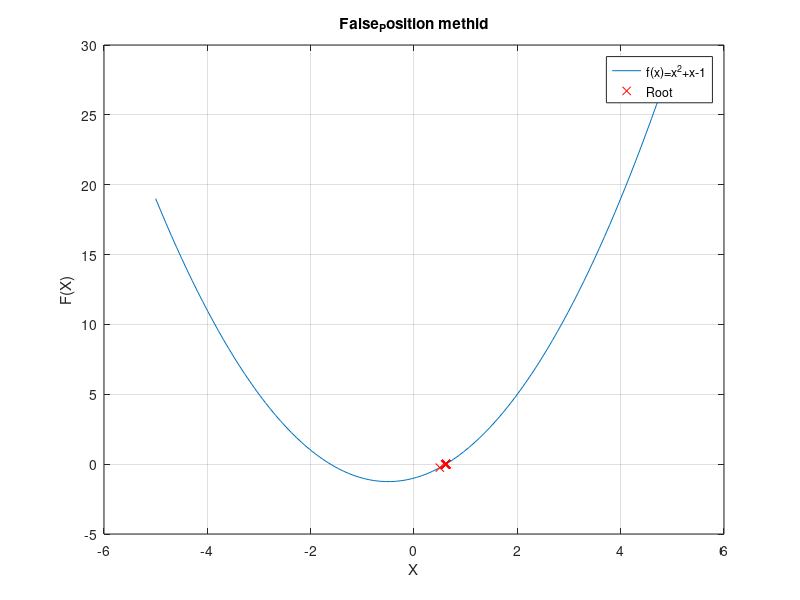

Recreate this plot in MATLAB.
function False_position=False_position()
% Define function

  function y=f(x)
    y=x.^2+x-1;
  end

 % Initial interval and tolerance

  a=0;
  b=1;
  r=[];
  i=0;
  tol=1e-6;
  while (b-a)/2>tol
    % formula of False-Position
    c=(a.*f(b)-b.*f(a))/(f(b)-f(a));
    r=[r; c];
    if f(c)==0
      break;
    % Updating interval
    elseif f(a)*f(c)>0
      a=c;
    else
      b=c;
    end
    i=i+1;
  end

  % Display the results
  
  fprintf("The Number of iteration required is: %d\n",i);
  fprintf("The root is :\n");
  disp(r(end));

% Ploting function and iteration roots

  x=linspace(-5,5,100);
  y=f(x);
  
  figure;
  plot(x,y);
  hold on;
  plot(r,f(r),'rx');
  hold off;
  xlabel('X');
  ylabel('F(X)');
  title('False_Position methid');
  legend('f(x)=x^2+x-1','Root');
  grid on;
    
endfunction
